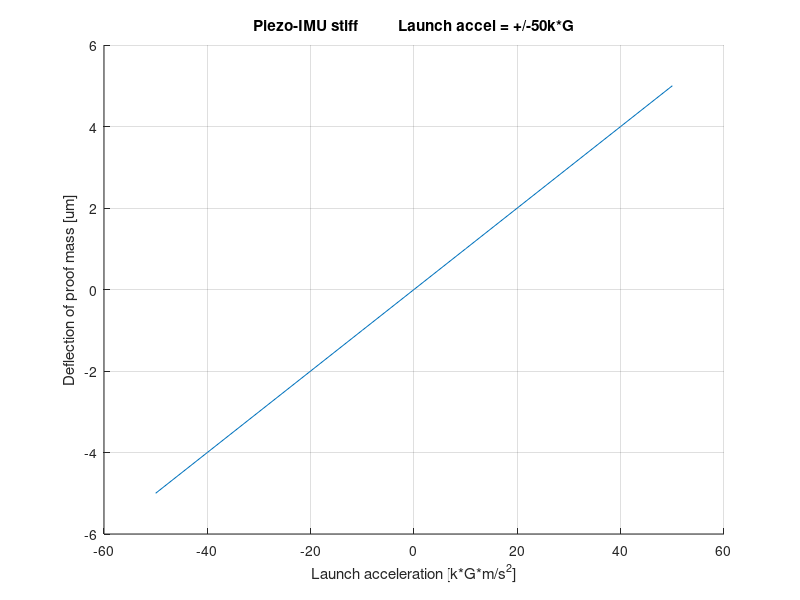
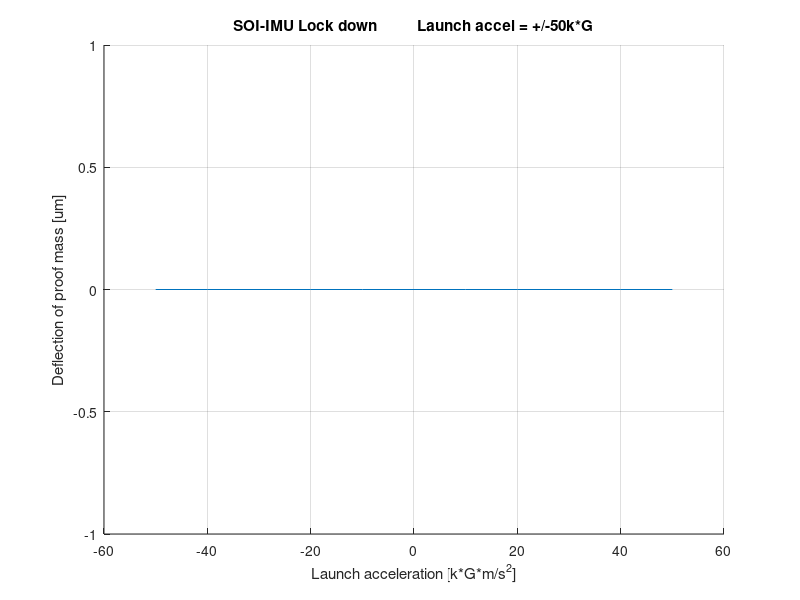
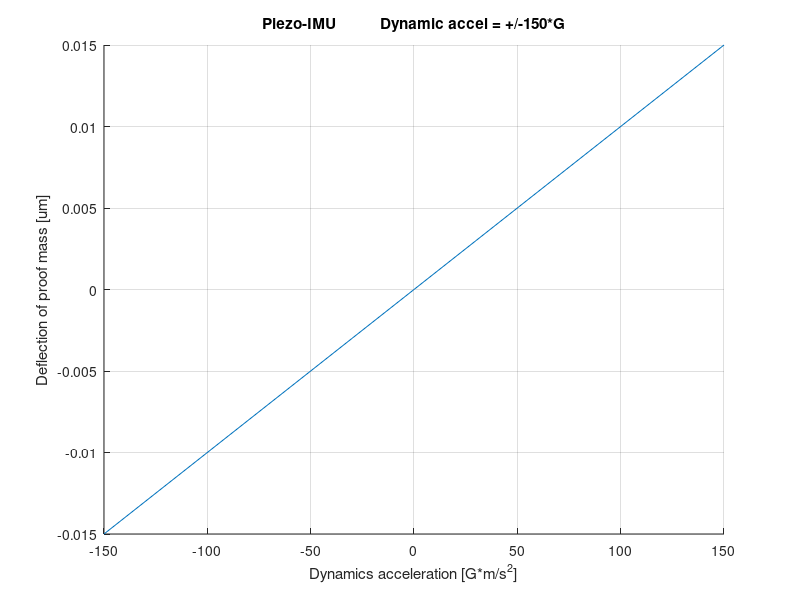
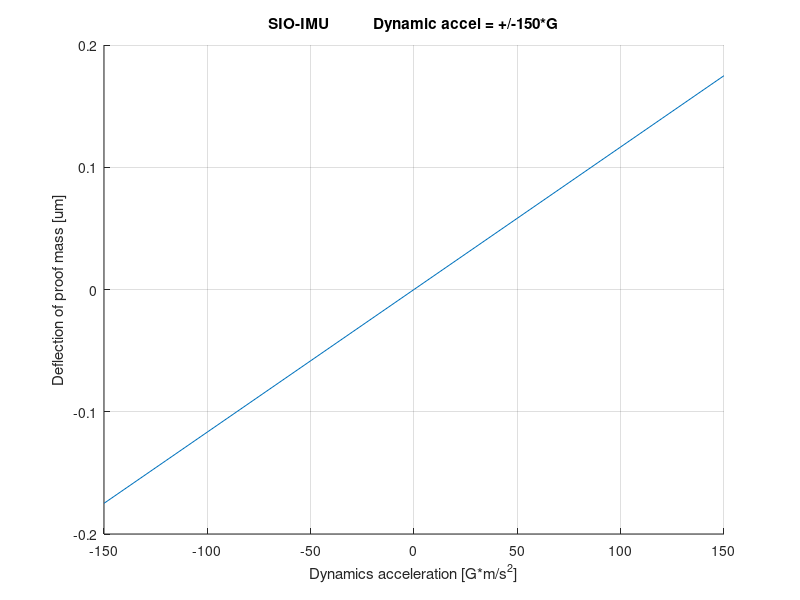

Recreate these plots in MATLAB, in order.
'///////////////// IS4S IMU /////////////////'
clear all

%% Proof mass 
    density = 2300; %kg/m^3, density of silicon
    u = 1e-6; %micro 
    length = 500*u; %m, length of proof mass 
    thickness = 8*u; %m, thickness of proof mass 
    area = length * length; %m^2, area of proof mass
    volume = area * thickness; %m^3, volume of proof mass
    M_proofmass = density * volume %kg, mass of the IMU proof mass
    air_viscosity = 1.78e-5; %air viscosity
    fluid_gap = 2*u; %m, viscous fluid of air under proof mass
    D_proofmass = air_viscosity * area / fluid_gap %N*s^2/m
 
%% Piezo launch stiffness 
    G = 9.8; %m/s^2, acceleration due to gravity
    accel_launch = 50e3*G; %m/s^2, acceleration for launch 50,000*G
    x_piezo_launch = 50*u; %Max amplitude
    K_piezo_launch = 10*M_proofmass * accel_launch / x_piezo_launch %N/m
    
%% Piezo drive force
    F_piezo_drive = K_piezo_launch * x_piezo_launch %N, force required for deflection
    V_piezo_drive = 40; %V, piezo drive voltage
    piezo_V2x = x_piezo_launch / V_piezo_drive; %proportionality btwn x and V

%% Piezo resonance
    w0_piezo = sqrt(K_piezo_launch/M_proofmass) %rad/s, resoance of piezo drive mode
    f0_piezo_drive = w0_piezo / (2*pi); %Hz, resoance of piezo drive mode

%% SOI stiffness
    N = 250; %number of comb fingers 
    eps = 8.854e-12; %permittivity of the medium 
    V = 125; %V, comb drive voltage
    g = 2*u; %m, gap btwn comb fingers
    h = thickness; %m, layer thickness of comb drive
    roll_diameter = 155e-3; %m, diameter of roll 
    r = roll_diameter / 2; %m
    K_soi = 38; %N/m, stiffness of Turner gyro
    w0_soi = sqrt(K_soi / M_proofmass); %rad/s
    F_soi = 2 * 1/2 * N * eps * h * V^2 / g %N, drives primary mode
    x_soi = F_soi / K_soi
    dxdt = w0_soi * x_soi;
    w = 36e3 * pi/180; %rad/s, max roll rate is 36k deg/s
    F_Coriolis = 2 * M_proofmass * w * dxdt %N, Coriolis force, drives secondary mode, cross(w,dxdt)
    F_centrifugal = M_proofmass * w * w * r %N, yaw z-axis (turn left|right), pitch y-axis (slope up|down), roll x-axis (twist), cross(w,cross(w,r))
    ddrdtdt = accel_launch;
    F_transnational = M_proofmass * ddrdtdt %N, launch acceleration
    dwdt = 0; %rad/s^2, changing agular rate
    F_Euler = M_proofmass * dwdt * r %N, for w changing in speed or direction, cross(dwdt,r)
    K_soi = F_centrifugal / x_soi

%% (A) Static displacement vs acceleration launch +/-50k*G  
    a = [-accel_launch : (accel_launch- -accel_launch)/10 : accel_launch];
    x = (M_proofmass * a) / K_piezo_launch;
    figure(1); clf; grid on; hold on;
    plot(a/G/1000,x/u); xlabel('Launch acceleration [k*G*m/s^2]'); ylabel('Deflection of proof mass [um]'); title('Piezo-IMU stiff          Launch accel = +/-50k*G');    
    coefficient_of_friction_of_Si = (0.7-0.2)/2; %
    gap_spacing = 0.1*u;  
    V_hold_down_launch = sqrt( M_proofmass * accel_launch / (eps * area / gap_spacing^2) )
	F_hold_down_launch = eps * area / gap_spacing^2 * V_hold_down_launch^2 / coefficient_of_friction_of_Si
    if (M_proofmass * a) > coefficient_of_friction_of_Si * F_hold_down_launch
        x = (M_proofmass * a) / K_soi;
    else
        x = 0*a; %m, Hold down displacement
    end
    figure(2); clf; grid on; hold on;
    plot(a/G/1000,x/u); xlabel('Launch acceleration [k*G*m/s^2]'); ylabel('Deflection of proof mass [um]'); title('SOI-IMU Lock down          Launch accel = +/-50k*G');    
    
%% (B) Static displacement vs dynamic range accel +/-150*G 
        accel_dynamic = 150 * G; %tranlational acceleration
        a = [-accel_dynamic : (accel_dynamic - -accel_dynamic)/10 : accel_dynamic ];
        x = (M_proofmass * a) / K_piezo_launch;
        figure(3); clf; grid on; hold on;
        plot(a/G,x/u); xlabel('Dynamics acceleration [G*m/s^2]'); ylabel('Deflection of proof mass [um]'); title('Piezo-IMU           Dynamic accel = +/-150*G');    
        a = [-accel_dynamic : (accel_dynamic - -accel_dynamic)/10 : accel_dynamic ];
        x = (M_proofmass * a) / K_soi;
        figure(4); clf; grid on; hold on;
        plot(a/G,x/u); xlabel('Dynamics acceleration [G*m/s^2]'); ylabel('Deflection of proof mass [um]'); title('SIO-IMU           Dynamic accel = +/-150*G');    

%% (E) Temperature -55C to 140C

%% (F) Bandwidth > 70Hz
    w0 = sqrt(K_piezo_launch / M_proofmass)
    M = M_proofmass; 
    D = D_proofmass / 1000;
    i = 0;
	K1 = K_piezo_launch; 
    K2 = 40; 
    w_in = 2*pi/(24*60*60)
    %for w = [9.316 : (-9.316 + 9.332)/10000 : 9.332]*1e4 
    for w = 0 : sqrt(K1/M) * 0.6 / 10000 : sqrt(K1/M) * 0.6;
        i = i + 1;
        F1 = F_piezo_drive;
        x1(i) = F1 / sqrt( (K1 - M*w^2)^2 + (D*w).^2 );
        dxdt = w*x1(i);
        F2 = 2 * M * w_in * dxdt;
        x2(i) = F2 / sqrt( (K2 - M*w^2)^2 + (D*w)^2 );
        W(i) = w;
    end
    figure(7); clf; grid on; hold on;
    k=1e3; hz=1/(2*pi);
    plot(W/k*hz,x1/u,'-b'); xlabel('Drive frequency [kHz]'); ylabel('Amplitude [um]'); title('Sdrive-IMU.   Input disturbance: Angular rate = Earth rotation');    
    plot(W/k*hz,x2/u,'-r');
    w10 = sqrt(K1/M)
    w20 = sqrt(K2/M)
    w = w20;
    x1 = F_piezo_drive / sqrt( (K1 - M*w^2)^2 + (D*w)^2 )
    dxdt1 = w * x1;
    F_Coriolis = 2 * M * w_in * dxdt1
    x2_res = F_Coriolis / (D * w20)
    Q_piezo = w10 * M / D
    BW_piezo_Hz = D / M * 1/(2*pi)

    
%    Q1 = w10 * M / D
%    Q2 = w20 * M / D
%    BW1_piezo_Hz = D / M * 1/(2*pi)
%    BW2_piezo_Hz = D / M * 1/(2*pi)

    
%    w0 = sqrt(K_soi / M_proofmass)
%    K = K_soi; M = M_proofmass; D = D_proofmass;
%    w = [0 : sqrt(K/M)/1000000*2 : sqrt(K/M)*2];
%    V_drive = 15
%    F0 = 2 * 1/2 * N * eps * h / g * V_drive^2
%    x = F0 ./ sqrt( (K - M.*w.^2).^2 + (D.*w).^2 );
%	figure(7); %clf; grid on; hold on;
%    plot(w,x,'-r'); xlabel('angular rate [rad/s]'); ylabel('Amplitude [m]'); title('Piezo/SOI-IMU');    
    
    K = K_soi;
    M = M_proofmass; 
    D = D_proofmass;
    w0 = sqrt(K / M)
    i = 0;
	K1 = K; 
    K2 = K; 
    w_in = 2*pi/(24*60*60)
    %for w = [9.316 : (-9.316 + 9.332)/10000 : 9.332]*1e4 
    for w = 0 : sqrt(K1/M) * 1.5 / 10000 : sqrt(K1/M) * 1.5;
        i = i + 1;
        V_drive = 15;
        F1 = 2 * 1/2 * N * eps * h / g * V_drive^2;
        x1(i) = F1 / sqrt( (K1 - M*w^2)^2 + (D*w).^2 );
        dxdt = w*x1(i);
        F2 = 2 * M * w_in * dxdt;
        x2(i) = F2 / sqrt( (K2 - M*w^2)^2 + (D*w)^2 );
        W(i) = w;
    end
    figure(8); clf; grid on; hold on;
    k=1e3; hz=1/(2*pi);
    plot(W/k*hz,x1/u,'-b'); xlabel('Drive frequency [kHz]'); ylabel('Amplitude [um]'); title('Comb-IMU.   Input disturbance: Angular rate = Earth rotation');    
    plot(W/k*hz,x2/u,'-r');
    w10 = sqrt(K1/M)
    w20 = sqrt(K2/M)
    w = w20;
    x1 = F1 / sqrt( (K1 - M*w^2)^2 + (D*w)^2 )
    dxdt1 = w * x1;
    F_Coriolis = 2 * M * w_in * dxdt1
    x2_res = F_Coriolis / (D * w20)
    x_max = F1 / (D * w10)
    Q_soi = w10 * M / D
    BW_soi_Hz = D / M * 1/(2*pi)
    
%% freq shift
    K = K_soi;
    M = M_proofmass; 
    D = D_proofmass/100;
    w0 = sqrt(K / M)
    i = 0;
	K1 = K; 
    K2 = K; 
    w_in = 2*pi/(24*60*60)
    clear x1 x2 W
    %for w = [9.316 : (-9.316 + 9.332)/10000 : 9.332]*1e4 
    for f = 14585 :0.001: 14595
        %: sqrt(K1/M) * 1.5 / 10000 : sqrt(K1/M) * 1.5;
        w = f * 2 * pi;
        i = i + 1;
        V_drive = 1;
        F1 = 2 * 1/2 * N * eps * h / g * V_drive^2;
        x1(i) = F1 / sqrt( (K1 - M*w^2)^2 + (D*w).^2 );
        dxdt = w*x1(i);
        F2 = 2 * M * w_in * dxdt;
        x2(i) = F2 / sqrt( (K2 - M*w^2)^2 + (D*w)^2 );
        W(i) = w;
    end
    figure(11); clf; grid on; hold on;
    k=1e3; hz=1/(2*pi);
    plot(W/k*hz,x1/u,'-b'); xlabel('Drive frequency [kHz]'); ylabel('Amplitude [um]'); title('Comb-IMU.   Input disturbance: High Q');    
    plot(W/k*hz + 4/k,x1/u,'-r'); 
    plot(W/k*hz,x2/u,'-g');
    w10 = sqrt(K1/M)
    w20 = sqrt(K2/M)
    w = w20;
    x1 = F1 / sqrt( (K1 - M*w^2)^2 + (D*w)^2 )
    dxdt1 = w * x1;
    F_Coriolis = 2 * M * w_in * dxdt1
    x2_res = F_Coriolis / (D * w20)
    x_max = F1 / (D * w10)
    Q_soi_high = w10 * M / D
    BW_soi_Hz = D / M * 1/(2*pi)
    
%% Temperature    
    thermalexpansion = 2.6e-6;
    Tmin = -55;
    Tmax = 140;
    Troom = 23;
    i = 0;
    for T = Tmin : (Tmax-Tmin)/100 : Tmax
        i = i + 1;
        h = 8*u;
        L2 = 400*u;
        E = 170e9;
        w = (K_soi * L2^3 / h / (E * 192))^(1/3);
        dT = T - Troom;
        L2 = L2 + thermalexpansion * L2 * dT;
        w = w + thermalexpansion * w * dT;
        h = h + thermalexpansion * h * dT;
        K_T = E * 192 * h * w^3 / L2^3;
        V_drive = 15;
        F0 = 2 * 1/2 * N * eps * h / g * V_drive^2;
        %x(i) = F0 / sqrt( (K_T - M*omega^2)^2 + (D*omega)^2 );
        omega_drive(i) = sqrt(K_soi/M);
        omega_T(i) = sqrt(K_T/M);
        TT(i) = T;
    end
    figure(9); clf; grid on; hold on;    
    plot(TT,omega_T/1e3/(2*pi)); xlabel('Temperature [C]'); ylabel('Resonance frequency [kHz]'); title('Comb-IMU.   Input disturbance: Temperature');    
    figure(10); clf; grid on; hold on;    
    plot(TT,(omega_T-omega_drive)/(2*pi)); xlabel('Temperature [C]'); ylabel('Change in resonance frequency [Hz]'); title('Comb-IMU.   Input disturbance: Temperature');    
    
    K_soi
    